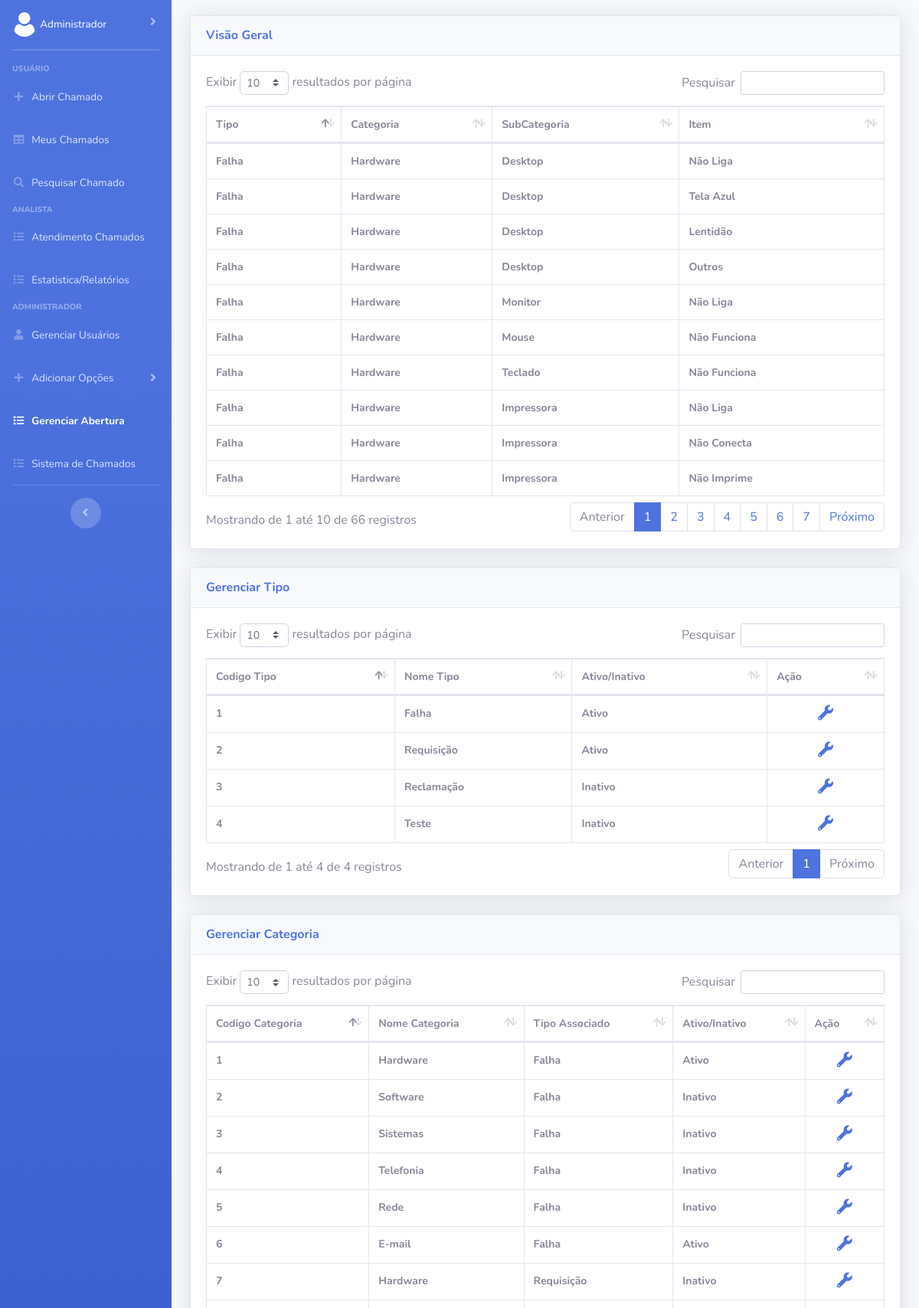
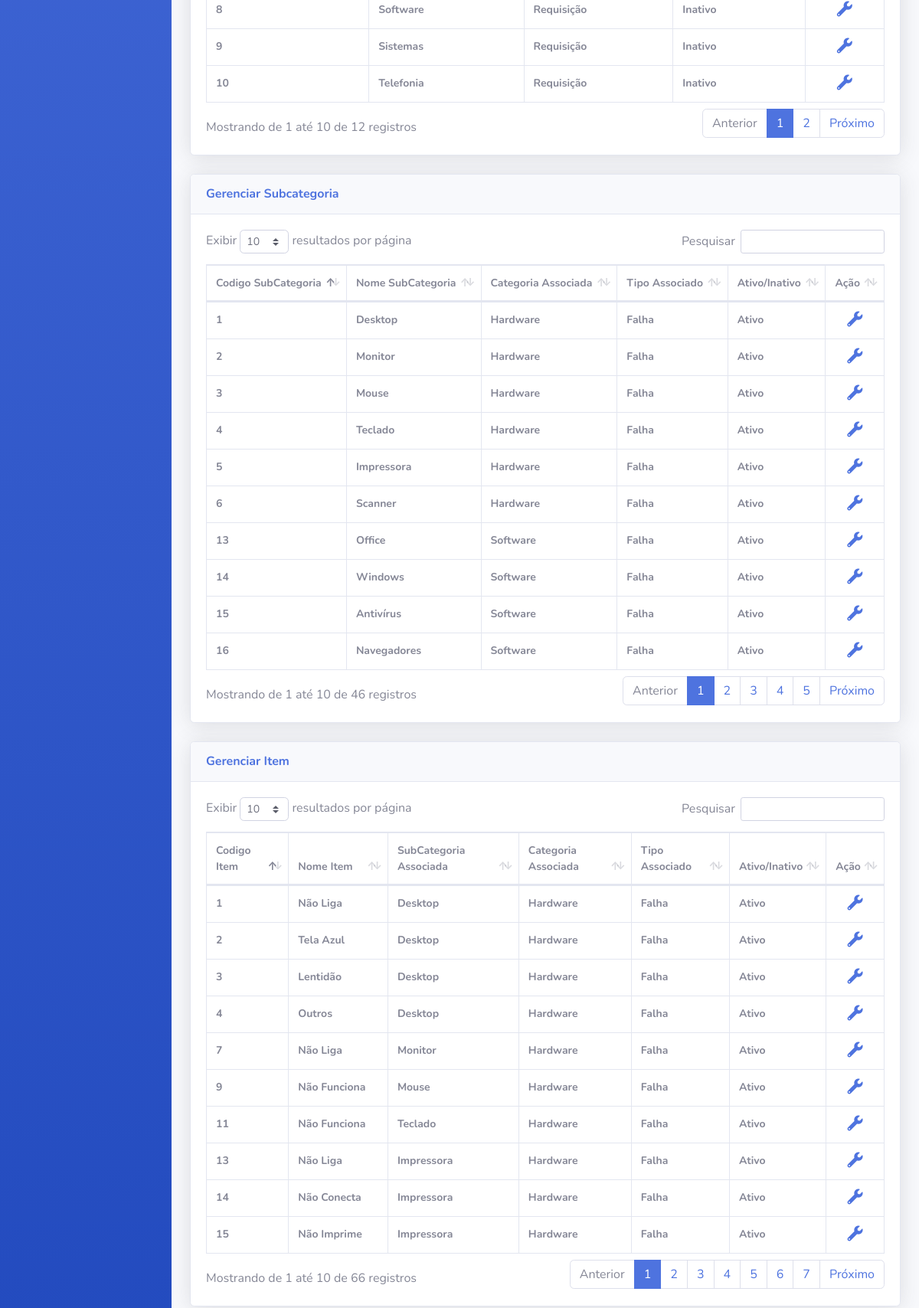
The app's page /Frontend/gerenciarAberturaChamados.php (signed in, upper part) with its own data (2 pictures, top to bottom).
### tables this page shows
CREATE TABLE IF NOT EXISTS `item` (
  `cod_item` int NOT NULL AUTO_INCREMENT,
  `nome_item` varchar(45) NOT NULL,
  `ativo` int NOT NULL,
  `subcategoria_cod_subcategoria` int NOT NULL,
  PRIMARY KEY (`cod_item`),
  KEY `fk_item_subcategoria1_idx` (`subcategoria_cod_subcategoria`)
);

CREATE TABLE IF NOT EXISTS `tipo` (
  `cod_tipo` int NOT NULL AUTO_INCREMENT,
  `nome_tipo` varchar(45) NOT NULL,
  `ativo` int NOT NULL,
  PRIMARY KEY (`cod_tipo`)
);

CREATE TABLE IF NOT EXISTS `categoria` (
  `cod_categoria` int NOT NULL AUTO_INCREMENT,
  `nome_categoria` varchar(45) NOT NULL,
  `ativo` int NOT NULL,
  `tipo_cod_tipo` int NOT NULL,
  PRIMARY KEY (`cod_categoria`),
  KEY `fk_categoria_tipo1_idx` (`tipo_cod_tipo`)
);

CREATE TABLE IF NOT EXISTS `subcategoria` (
  `cod_subcategoria` int NOT NULL AUTO_INCREMENT,
  `nome_subcategoria` varchar(45) NOT NULL,
  `ativo` int NOT NULL,
  `categoria_cod_categoria` int NOT NULL,
  PRIMARY KEY (`cod_subcategoria`),
  KEY `fk_subcategoria_categoria1_idx` (`categoria_cod_categoria`)
);

### Frontend/gerenciarAberturaChamados.php (the view, shortened to what this page needs)
<!DOCTYPE html>
<html lang="pt-br">
<head>
    <link href="vendor/fontawesome-free/css/all.min.css" rel="stylesheet" type="text/css">
    <link href="css/sb-admin-2.min.css" rel="stylesheet">
    <link href="vendor/datatables/dataTables.bootstrap4.min.css" rel="stylesheet">
</head>
<body id="page-top">
    <div id="wrapper">
        <?php include 'navbar.php'; ?>
        <div id="content-wrapper" class="d-flex flex-column">
            <div id="content">
                <div class="container-fluid" style="margin-top: 2%;">
                    <div class="card shadow mb-4">
                        <div class="card-header py-3">
                            <h6 class="m-0 font-weight-bold text-primary">Visão Geral</h6>
                        </div>
                        <div class="card-body">
                            <div class="table-responsive">
                                <table class="table table-bordered" id="dataTableVisaoGeral" width="100%" cellspacing="0" style="font-size: 14px;">
                                    <thead>
                                        <tr>
                                            <th>Tipo</th>
                                            <th>Categoria</th>
                                            <th>SubCategoria</th>
                                            <th>Item</th>
                                        </tr>
                                    </thead>
                    <?php
                        include '../Backend/conexao.php';
                        $query = $conn->query("SELECT tipo.nome_tipo, categoria.nome_categoria, subcategoria.nome_subcategoria, item.nome_item FROM item INNER JOIN subcategoria ON subcategoria.cod_subcategoria = item.subcategoria_cod_subcategoria INNER JOIN categoria ON categoria.cod_categoria = subcategoria.categoria_cod_categoria INNER JOIN tipo ON tipo.cod_tipo = categoria.tipo_cod_tipo");
                    echo "<tbody>";
                        foreach($query->fetchAll(PDO::FETCH_ASSOC) as $dados) {
                            echo "<tr>";
                                echo "<th>".$dados['nome_tipo']."</th>";
                                echo "<th>".$dados['nome_categoria']."</th>";
                                echo "<th>".$dados['nome_subcategoria']."</th>";
                                echo "<th>".$dados['nome_item']."</th>";
                            echo "</tr>";
                        }
                    ?>
                    </tbody>
                                </table>
                            </div>
                        </div>
                    </div>
                </div>
                <div class="container-fluid">
                    <div class="card shadow mb-4">
                        <div class="card-header py-3">
                            <h6 class="m-0 font-weight-bold text-primary">Gerenciar Tipo</h6>
                        </div>
                        <div class="card-body">
                            <div class="table-responsive">
                                <table class="table table-bordered" id="dataTableTipo" width="100%" cellspacing="0" style="font-size: 14px;">
                                    <thead>
                                        <tr>
                                            <th>Codigo Tipo</th>
                                            <th>Nome Tipo</th>
                                            <th>Ativo/Inativo</th>
                                            <th>Ação</th>
                                        </tr>
                                    </thead>
                    <?php
                        include '../Backend/conexao.php';
                        $query = $conn->query("SELECT * FROM tipo");
                    echo "<tbody>";
                        foreach($query->fetchAll(PDO::FETCH_ASSOC) as $dados) {
                            echo "<tr>";
                                echo "<th>".$dados['cod_tipo']."</th>";
                                echo "<th>".$dados['nome_tipo']."</th>";
                                if($dados['ativo'] == 1) {echo "<th>Ativo</th>";} else {echo "<th>Inativo</th>";}
                                echo "<th style='text-align: center'><a href=verTipo.php?tipo_up=".$dados['cod_tipo']."<i class='fas fa-fw fa-wrench' style='font-size: 20px;' title='Editar'></i></a>";
                            echo "</tr>";
                        }
                    ?>
                    </tbody>
                                </table>
                            </div>
                        </div>
                    </div>
                </div>
                <div class="container-fluid">
                    <div class="card shadow mb-4">
                        <div class="card-header py-3">
                            <h6 class="m-0 font-weight-bold text-primary">Gerenciar Categoria</h6>
                        </div>
                        <div class="card-body">
                            <div class="table-responsive">
                                <table class="table table-bordered" id="dataTableCategoria" width="100%" cellspacing="0" style="font-size: 14px;">
                                    <thead>
                                        <tr>
                                            <th>Codigo Categoria</th>
                                            <th>Nome Categoria</th>
                                            <th>Tipo Associado</th>
                                            <th>Ativo/Inativo</th>
                                            <th>Ação</th>
                                        </tr>
                                    </thead>
                    <?php
                        include '../Backend/conexao.php';
                        $query = $conn->query("SELECT categoria.cod_categoria, categoria.nome_categoria, tipo.nome_tipo, categoria.ativo FROM categoria INNER JOIN tipo ON tipo.cod_tipo = categoria.tipo_cod_tipo");
                    echo "<tbody>";
                        foreach($query->fetchAll(PDO::FETCH_ASSOC) as $dados) {
                            echo "<tr>";
                                echo "<th>".$dados['cod_categoria']."</th>";
                                echo "<th>".$dados['nome_categoria']."</th>";
                                echo "<th>".$dados['nome_tipo']."</th>";
                                if($dados['ativo'] == 1) {echo "<th>Ativo</th>";} else {echo "<th>Inativo</th>";}
                                echo "<th style='text-align: center'><a href=verCategoria.php?categoria_up=".$dados['cod_categoria']."<i class='fas fa-fw fa-wrench' style='font-size: 20px;' title='Editar'></i></a>";
                            echo "</tr>";
                        }
                    ?>
                    </tbody>
                                </table>
                            </div>
                        </div>
                    </div>
                </div>
                <div class="container-fluid">
                    <div class="card shadow mb-4">
                        <div class="card-header py-3">
                            <h6 class="m-0 font-weight-bold text-primary">Gerenciar Subcategoria</h6>
                        </div>
                        <div class="card-body">
                            <div class="table-responsive">
                                <table class="table table-bordered" id="dataTableSubCat" width="100%" cellspacing="0" style="font-size: 14px;">
                                    <thead>
                                        <tr>
                                            <th>Codigo SubCategoria</th>
                                            <th>Nome SubCategoria</th>
                                            <th>Categoria Associada</th>
                                            <th>Tipo Associado</th>
                                            <th>Ativo/Inativo</th>
                                            <th>Ação</th>
                                        </tr>
                                    </thead>
                    <?php
                        include '../Backend/conexao.php';
                        $query = $conn->query("SELECT subcategoria.cod_subcategoria, subcategoria.nome_subcategoria, categoria.nome_categoria, tipo.nome_tipo, subcategoria.ativo FROM subcategoria INNER JOIN categoria ON categoria.cod_categoria = subcategoria.categoria_cod_categoria INNER JOIN tipo ON tipo.cod_tipo = categoria.tipo_cod_tipo");
                    echo "<tbody>";
                        foreach($query->fetchAll(PDO::FETCH_ASSOC) as $dados) {
                            echo "<tr>";
                                echo "<th>".$dados['cod_subcategoria']."</th>";
                                echo "<th>".$dados['nome_subcategoria']."</th>";
                                echo "<th>".$dados['nome_categoria']."</th>";
                                echo "<th>".$dados['nome_tipo']."</th>";
                                if($dados['ativo'] == 1) {echo "<th>Ativo</th>";} else {echo "<th>Inativo</th>";}
                                echo "<th style='text-align: center'><a href=verSubcategoria.php?subcategoria_up=".$dados['cod_subcategoria']."<i class='fas fa-fw fa-wrench' style='font-size: 20px;' title='Editar'></i></a>";
                            echo "</tr>";
                        }
                    ?>
                    </tbody>
                                </table>
                            </div>
                        </div>
                    </div>
                </div>
                <div class="container-fluid">
                    <div class="card shadow mb-4">
                        <div class="card-header py-3">
                            <h6 class="m-0 font-weight-bold text-primary">Gerenciar Item</h6>
                        </div>
                        <div class="card-body">
                            <div class="table-responsive">
                                <table class="table table-bordered" id="dataTableItem" width="100%" cellspacing="0" style="font-size: 14px;">
                                    <thead>
                                        <tr>
                                            <th>Codigo Item</th>
                                            <th>Nome Item</th>
                                            <th>SubCategoria Associada</th>
                                            <th>Categoria Associada</th>
                                            <th>Tipo Associado</th>
                                            <th>Ativo/Inativo</th>
                                            <th>Ação</th>
                                        </tr>
                                    </thead>
                    <?php
                        include '../Backend/conexao.php';
                        $query = $conn->query("SELECT item.cod_item, item.nome_item, subcategoria.nome_subcategoria, categoria.nome_categoria, tipo.nome_tipo, item.ativo FROM item INNER JOIN subcategoria ON subcategoria.cod_subcategoria = item.subcategoria_cod_subcategoria INNER JOIN categoria ON categoria.cod_categoria = subcategoria.categoria_cod_categoria INNER JOIN tipo ON tipo.cod_tipo = categoria.tipo_cod_tipo");
                    echo "<tbody>";
                        foreach($query->fetchAll(PDO::FETCH_ASSOC) as $dados) {
                            echo "<tr>";
                                echo "<th>".$dados['cod_item']."</th>";
                                echo "<th>".$dados['nome_item']."</th>";
                                echo "<th>".$dados['nome_subcategoria']."</th>";
                                echo "<th>".$dados['nome_categoria']."</th>";
                                echo "<th>".$dados['nome_tipo']."</th>";
                                if($dados['ativo'] == 1) {echo "<th>Ativo</th>";} else {echo "<th>Inativo</th>";}
                                echo "<th style='text-align: center'><a href=verItem.php?item_up=".$dados['cod_item']."<i class='fas fa-fw fa-wrench' style='font-size: 20px;' title='Editar'></i></a>";
                            echo "</tr>";
                        }
                    ?>
                    </tbody>
                                </table>
                            </div>
                        </div>
                    </div>
                </div>
            </div>
        </div>
    </div>
</body>
</html>

### records on screen
item: tipo.nome_tipo "Falha", categoria.nome_categoria "Hardware", subcategoria_cod_subcategoria.nome_subcategoria "Desktop", nome_item "Não Liga", cod_item "1", ativo "Ativo"
item: tipo.nome_tipo "Falha", categoria.nome_categoria "Hardware", subcategoria_cod_subcategoria.nome_subcategoria "Desktop", nome_item "Tela Azul", cod_item "2", ativo "Ativo"
item: tipo.nome_tipo "Falha", categoria.nome_categoria "Hardware", subcategoria_cod_subcategoria.nome_subcategoria "Desktop", nome_item "Lentidão", cod_item "3", ativo "Ativo"
item: tipo.nome_tipo "Falha", categoria.nome_categoria "Hardware", subcategoria_cod_subcategoria.nome_subcategoria "Desktop", nome_item "Outros", cod_item "4", ativo "Ativo"
item: tipo.nome_tipo "Falha", categoria.nome_categoria "Hardware", subcategoria_cod_subcategoria.nome_subcategoria "Monitor", nome_item "Não Liga", cod_item "7", ativo "Ativo"
item: tipo.nome_tipo "Falha", categoria.nome_categoria "Hardware", subcategoria_cod_subcategoria.nome_subcategoria "Mouse", nome_item "Não Funciona", cod_item "9", ativo "Ativo"
item: tipo.nome_tipo "Falha", categoria.nome_categoria "Hardware", subcategoria_cod_subcategoria.nome_subcategoria "Teclado", nome_item "Não Funciona", cod_item "11", ativo "Ativo"
item: tipo.nome_tipo "Falha", categoria.nome_categoria "Hardware", subcategoria_cod_subcategoria.nome_subcategoria "Impressora", nome_item "Não Liga", cod_item "13", ativo "Ativo"
item: tipo.nome_tipo "Falha", categoria.nome_categoria "Hardware", subcategoria_cod_subcategoria.nome_subcategoria "Impressora", nome_item "Não Conecta", cod_item "14", ativo "Ativo"
item: tipo.nome_tipo "Falha", categoria.nome_categoria "Hardware", subcategoria_cod_subcategoria.nome_subcategoria "Impressora", nome_item "Não Imprime", cod_item "15", ativo "Ativo"
tipo: cod_tipo "1", nome_tipo "Falha", ativo "Ativo"
tipo: cod_tipo "2", nome_tipo "Requisição", ativo "Ativo"
tipo: cod_tipo "3", nome_tipo "Reclamação", ativo "Inativo"
tipo: cod_tipo "4", nome_tipo "Teste", ativo "Inativo"
categoria: cod_categoria "1", nome_categoria "Hardware", tipo_cod_tipo.nome_tipo "Falha", ativo "Ativo"
categoria: cod_categoria "2", nome_categoria "Software", tipo_cod_tipo.nome_tipo "Falha", ativo "Inativo"
categoria: cod_categoria "3", nome_categoria "Sistemas", tipo_cod_tipo.nome_tipo "Falha", ativo "Inativo"
categoria: cod_categoria "4", nome_categoria "Telefonia", tipo_cod_tipo.nome_tipo "Falha", ativo "Inativo"
categoria: cod_categoria "5", nome_categoria "Rede", tipo_cod_tipo.nome_tipo "Falha", ativo "Inativo"
categoria: cod_categoria "6", nome_categoria "E-mail", tipo_cod_tipo.nome_tipo "Falha", ativo "Ativo"
categoria: cod_categoria "7", nome_categoria "Hardware", tipo_cod_tipo.nome_tipo "Requisição", ativo "Inativo"
categoria: cod_categoria "8", nome_categoria "Software", tipo_cod_tipo.nome_tipo "Requisição", ativo "Inativo"
categoria: cod_categoria "9", nome_categoria "Sistemas", tipo_cod_tipo.nome_tipo "Requisição", ativo "Inativo"
categoria: cod_categoria "10", nome_categoria "Telefonia", tipo_cod_tipo.nome_tipo "Requisição", ativo "Inativo"
subcategoria: cod_subcategoria "1", nome_subcategoria "Desktop", categoria_cod_categoria.nome_categoria "Hardware", tipo.nome_tipo "Falha", ativo "Ativo"
subcategoria: cod_subcategoria "2", nome_subcategoria "Monitor", categoria_cod_categoria.nome_categoria "Hardware", tipo.nome_tipo "Falha", ativo "Ativo"
subcategoria: cod_subcategoria "3", nome_subcategoria "Mouse", categoria_cod_categoria.nome_categoria "Hardware", tipo.nome_tipo "Falha", ativo "Ativo"
subcategoria: cod_subcategoria "4", nome_subcategoria "Teclado", categoria_cod_categoria.nome_categoria "Hardware", tipo.nome_tipo "Falha", ativo "Ativo"
subcategoria: cod_subcategoria "5", nome_subcategoria "Impressora", categoria_cod_categoria.nome_categoria "Hardware", tipo.nome_tipo "Falha", ativo "Ativo"
subcategoria: cod_subcategoria "6", nome_subcategoria "Scanner", categoria_cod_categoria.nome_categoria "Hardware", tipo.nome_tipo "Falha", ativo "Ativo"
subcategoria: cod_subcategoria "13", nome_subcategoria "Office", categoria_cod_categoria.nome_categoria "Software", tipo.nome_tipo "Falha", ativo "Ativo"
subcategoria: cod_subcategoria "14", nome_subcategoria "Windows", categoria_cod_categoria.nome_categoria "Software", tipo.nome_tipo "Falha", ativo "Ativo"
subcategoria: cod_subcategoria "15", nome_subcategoria "Antivírus", categoria_cod_categoria.nome_categoria "Software", tipo.nome_tipo "Falha", ativo "Ativo"
subcategoria: cod_subcategoria "16", nome_subcategoria "Navegadores", categoria_cod_categoria.nome_categoria "Software", tipo.nome_tipo "Falha", ativo "Ativo"

### other values on screen
$nome_usuario "Administrador"
